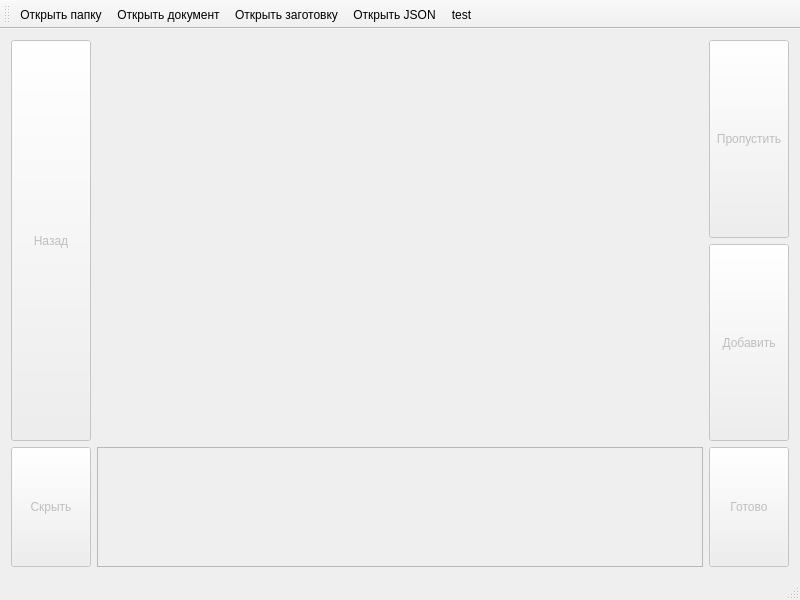
<?xml version="1.0" encoding="UTF-8"?>
<ui version="4.0">
 <class>MainWindow</class>
 <widget class="QMainWindow" name="MainWindow">
  <property name="geometry">
   <rect>
    <x>0</x>
    <y>0</y>
    <width>800</width>
    <height>600</height>
   </rect>
  </property>
  <property name="windowTitle">
   <string>MainWindow</string>
  </property>
  <widget class="QWidget" name="centralWidget">
   <layout class="QGridLayout" name="gridLayout_3">
    <item row="0" column="0">
     <layout class="QVBoxLayout" name="verticalLayout">
      <item>
       <layout class="QGridLayout" name="grid">
        <item row="0" column="3">
         <layout class="QVBoxLayout" name="verticalLayout_2">
          <item>
           <widget class="QPushButton" name="skip">
            <property name="enabled">
             <bool>false</bool>
            </property>
            <property name="sizePolicy">
             <sizepolicy hsizetype="Maximum" vsizetype="Minimum">
              <horstretch>0</horstretch>
              <verstretch>0</verstretch>
             </sizepolicy>
            </property>
            <property name="text">
             <string>Пропустить</string>
            </property>
           </widget>
          </item>
          <item>
           <widget class="QPushButton" name="add">
            <property name="enabled">
             <bool>false</bool>
            </property>
            <property name="sizePolicy">
             <sizepolicy hsizetype="Fixed" vsizetype="Minimum">
              <horstretch>0</horstretch>
              <verstretch>0</verstretch>
             </sizepolicy>
            </property>
            <property name="text">
             <string>Добавить</string>
            </property>
           </widget>
          </item>
         </layout>
        </item>
        <item row="0" column="1">
         <widget class="QLabel" name="image">
          <property name="sizePolicy">
           <sizepolicy hsizetype="Expanding" vsizetype="Expanding">
            <horstretch>0</horstretch>
            <verstretch>0</verstretch>
           </sizepolicy>
          </property>
          <property name="text">
           <string/>
          </property>
          <property name="alignment">
           <set>Qt::AlignCenter</set>
          </property>
         </widget>
        </item>
        <item row="0" column="0">
         <widget class="QPushButton" name="back">
          <property name="enabled">
           <bool>false</bool>
          </property>
          <property name="sizePolicy">
           <sizepolicy hsizetype="Fixed" vsizetype="Expanding">
            <horstretch>0</horstretch>
            <verstretch>0</verstretch>
           </sizepolicy>
          </property>
          <property name="text">
           <string>Назад</string>
          </property>
         </widget>
        </item>
       </layout>
      </item>
      <item>
       <layout class="QHBoxLayout" name="horizontalLayout_2">
        <property name="sizeConstraint">
         <enum>QLayout::SetFixedSize</enum>
        </property>
        <item>
         <widget class="QPushButton" name="make_private">
          <property name="enabled">
           <bool>false</bool>
          </property>
          <property name="sizePolicy">
           <sizepolicy hsizetype="Minimum" vsizetype="Expanding">
            <horstretch>0</horstretch>
            <verstretch>0</verstretch>
           </sizepolicy>
          </property>
          <property name="maximumSize">
           <size>
            <width>16777215</width>
            <height>120</height>
           </size>
          </property>
          <property name="text">
           <string>Скрыть</string>
          </property>
          <property name="checkable">
           <bool>true</bool>
          </property>
         </widget>
        </item>
        <item>
         <widget class="QTextEdit" name="text">
          <property name="enabled">
           <bool>false</bool>
          </property>
          <property name="sizePolicy">
           <sizepolicy hsizetype="Expanding" vsizetype="Minimum">
            <horstretch>0</horstretch>
            <verstretch>0</verstretch>
           </sizepolicy>
          </property>
          <property name="minimumSize">
           <size>
            <width>0</width>
            <height>30</height>
           </size>
          </property>
          <property name="maximumSize">
           <size>
            <width>16777215</width>
            <height>120</height>
           </size>
          </property>
          <property name="font">
           <font>
            <pointsize>14</pointsize>
           </font>
          </property>
          <property name="html">
           <string>&lt;!DOCTYPE HTML PUBLIC &quot;-//W3C//DTD HTML 4.0//EN&quot; &quot;http://www.w3.org/TR/REC-html40/strict.dtd&quot;&gt;
&lt;html&gt;&lt;head&gt;&lt;meta name=&quot;qrichtext&quot; content=&quot;1&quot; /&gt;&lt;style type=&quot;text/css&quot;&gt;
p, li { white-space: pre-wrap; }
&lt;/style&gt;&lt;/head&gt;&lt;body style=&quot; font-family:'MS Shell Dlg 2'; font-size:14pt; font-weight:400; font-style:normal;&quot;&gt;
&lt;p align=&quot;center&quot; style=&quot;-qt-paragraph-type:empty; margin-top:0px; margin-bottom:0px; margin-left:0px; margin-right:0px; -qt-block-indent:0; text-indent:0px;&quot;&gt;&lt;br /&gt;&lt;/p&gt;&lt;/body&gt;&lt;/html&gt;</string>
          </property>
         </widget>
        </item>
        <item>
         <widget class="QPushButton" name="ok">
          <property name="enabled">
           <bool>false</bool>
          </property>
          <property name="sizePolicy">
           <sizepolicy hsizetype="Maximum" vsizetype="Minimum">
            <horstretch>0</horstretch>
            <verstretch>0</verstretch>
           </sizepolicy>
          </property>
          <property name="maximumSize">
           <size>
            <width>16777215</width>
            <height>120</height>
           </size>
          </property>
          <property name="text">
           <string>Готово</string>
          </property>
         </widget>
        </item>
       </layout>
      </item>
     </layout>
    </item>
   </layout>
  </widget>
  <widget class="QMenuBar" name="menuBar">
   <property name="geometry">
    <rect>
     <x>0</x>
     <y>0</y>
     <width>800</width>
     <height>20</height>
    </rect>
   </property>
  </widget>
  <widget class="QStatusBar" name="statusBar"/>
  <widget class="QToolBar" name="mainToolBar">
   <attribute name="toolBarArea">
    <enum>TopToolBarArea</enum>
   </attribute>
   <attribute name="toolBarBreak">
    <bool>false</bool>
   </attribute>
   <addaction name="open_folder"/>
   <addaction name="open_doc"/>
   <addaction name="open_preset"/>
   <addaction name="open_json"/>
   <addaction name="test"/>
  </widget>
  <action name="open_folder">
   <property name="text">
    <string>Открыть папку</string>
   </property>
  </action>
  <action name="open_doc">
   <property name="text">
    <string>Открыть документ</string>
   </property>
  </action>
  <action name="open_json">
   <property name="text">
    <string>Открыть JSON</string>
   </property>
  </action>
  <action name="test">
   <property name="text">
    <string>test</string>
   </property>
  </action>
  <action name="open_preset">
   <property name="text">
    <string>Открыть заготовку</string>
   </property>
  </action>
 </widget>
 <layoutdefault spacing="6" margin="11"/>
 <resources/>
 <connections/>
</ui>
